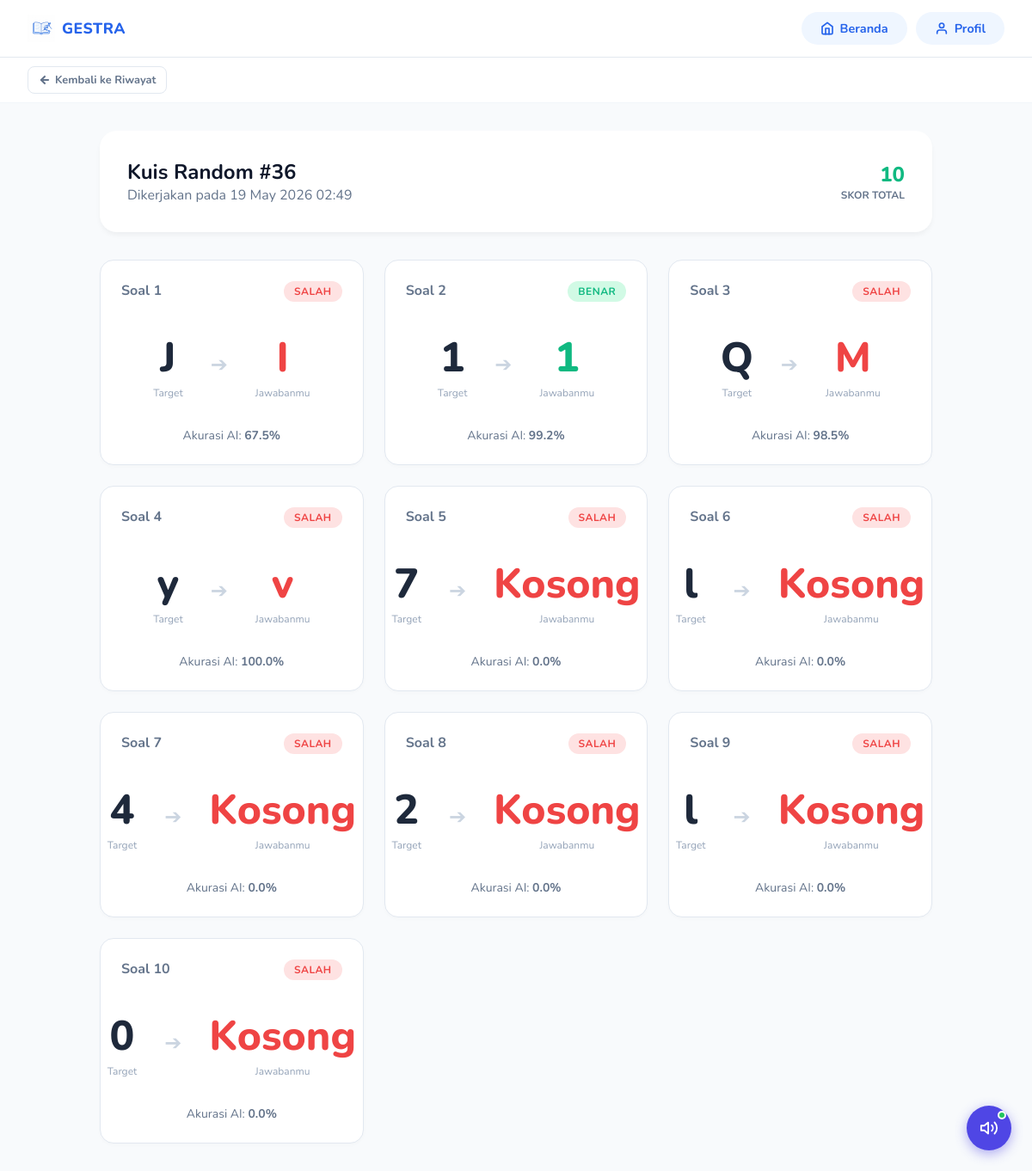
/murid/quiz/detail/36 (signed in), run on the app's committed database.
### app/models/quiz.py (models this page shows)
class QuizSession(Base):
    __tablename__ = "quiz_sessions"
    id = Column(Integer, primary_key=True, index=True)
    siswa_id = Column(Integer, ForeignKey("users.id"), index=True)
    mode = Column(String, default="random")  # "random", "timer"
    total_soal = Column(Integer, default=10)
    benar_count = Column(Integer, default=0)
    salah_count = Column(Integer, default=0)
    skor_akhir = Column(Integer, default=0)
    waktu_mulai = Column(DateTime, default=datetime.utcnow)
    waktu_selesai = Column(DateTime, nullable=True)
    durasi_detik = Column(Integer, default=0)
    status = Column(String, default="ongoing")  # "ongoing", "finished"
    siswa = relationship("User")
    details = relationship("QuizDetail", back_populates="session", cascade="all, delete-orphan")

class QuizDetail(Base):
    __tablename__ = "quiz_details"
    id = Column(Integer, primary_key=True, index=True)
    session_id = Column(Integer, ForeignKey("quiz_sessions.id"), index=True)
    nomor_soal = Column(Integer)
    target_char = Column(String)
    prediction = Column(String, nullable=True)
    confidence = Column(Float, default=0.0)
    is_correct = Column(Boolean, default=False)
    waktu_jawab = Column(DateTime, default=datetime.utcnow)
    session = relationship("QuizSession", back_populates="details")

### app/routes/kuis.py (the view)
@router.get("/quiz/detail/{session_id}", response_class=HTMLResponse)
async def quiz_detail(request: Request, session_id: int, db: Session = Depends(get_db)):
    user = get_current_user(request, db)
    if not user:
        return RedirectResponse(url="/login")
    session = db.query(QuizSession).filter(QuizSession.id == session_id).first()
    if not session:
        return RedirectResponse(url="/murid/riwayat-nilai")
    return templates.TemplateResponse(
        request=request,
        name="murid/quiz-detail.html",
        context={
            "user": user,
            "session": session
        }
    )

### app/templates/murid/quiz-detail.html (shortened to what this page needs)
{% extends "layout.html" %}
{% block content %}
<div class="top-toolbar">
    <a href="/murid/riwayat-nilai" class="reusable-back-btn">
        <svg viewBox="0 0 24 24" fill="none" stroke="currentColor" stroke-linecap="round" stroke-linejoin="round">
            <line x1="19" y1="12" x2="5" y2="12"></line>
            <polyline points="12 19 5 12 12 5"></polyline>
        </svg>
        Kembali ke Riwayat
    </a>
</div>
<div class="detail-container">
    <div class="header-card">
        <div>
            <h1 style="margin:0; font-size:1.5rem;">Kuis Random #{{ session.id }}</h1>
            <p style="margin:0; color:#64748b;">Dikerjakan pada {{ session.waktu_selesai.strftime('%d %b %Y %H:%M') if session.waktu_selesai else 'Belum Selesai' }}</p>
        </div>
        <div style="text-align: right;">
            <div style="font-size: 1.5rem; font-weight: 800; color: #10b981;">{{ session.skor_akhir }}</div>
            <div style="font-size: 0.75rem; font-weight: 700; color: #64748b;">SKOR TOTAL</div>
        </div>
    </div>
    <div class="grid-details">
        {% for detail in session.details %}
        <div class="question-card">
            <div class="q-header">
                <span>Soal {{ detail.nomor_soal }}</span>
                <span class="status-badge {{ 'status-correct' if detail.is_correct else 'status-wrong' }}">
                    {{ 'Benar' if detail.is_correct else 'Salah' }}
                </span>
            </div>
            <div class="q-body">
                <div class="char-box">
                    <div class="char-val">{{ detail.target_char }}</div>
                    <div class="char-label">Target</div>
                </div>
                <div style="font-size: 1.5rem; color: #cbd5e1;">➔</div>
                <div class="char-box">
                    <div class="char-val" style="color: {{ '#10b981' if detail.is_correct else '#ef4444' }};">{{ detail.prediction }}</div>
                    <div class="char-label">Jawabanmu</div>
                </div>
            </div>
            <div style="margin-top: 1rem; font-size: 0.875rem; color: #64748b; text-align: center;">
                Akurasi AI: <strong>{{ detail.confidence|round(1) }}%</strong>
            </div>
        </div>
        {% endfor %}
    </div>
</div>
{% endblock %}

### app/static/css/global.css (style rules this page uses)
:root { --blue-50: #EFF6FF; --blue-100: #DBEAFE; --blue-200: #BFDBFE; --blue-300: #93C5FD; --blue-400: #60A5FA; --blue-500: #3B82F6; --blue-600: #2563EB; --blue-700: #1D4ED8; --blue-800: #1E40AF; --gray-50: #F8FAFC; --gray-100: #F1F5F9; --gray-200: #E2E8F0; --gray-300: #CBD5E1; --gray-400: #94A3B8; --gray-500: #64748B; --gray-700: #334155; --gray-900: #0F172A; --white: #FFFFFF; --radius-sm: 8px; --radius-md: 14px; --radius-lg: 20px; --radius-xl: 28px; --shadow-sm: 0 1px 3px rgba(0, 0, 0, .08), 0 1px 2px rgba(0, 0, 0, .06); --shadow-md: 0 4px 16px rgba(37, 99, 235, .10); --shadow-lg: 0 8px 32px rgba(37, 99, 235, .14); --transition: all .22s ease; --font: 'Nunito', sans-serif; }
*, *::before, *::after { box-sizing: border-box; margin: 0; padding: 0; }
html { scroll-behavior: smooth; }
body { font-family: var(--font); background-color: var(--gray-50); color: var(--gray-900); min-height: 100vh; -webkit-font-smoothing: antialiased; }
a { text-decoration: none; color: inherit; }
.reusable-back-btn { display: inline-flex; align-items: center; gap: 5px; padding: 6px 12px; background: transparent; border: 1px solid var(--gray-200); border-radius: 8px; color: var(--gray-500); font-weight: 700; font-size: 0.8rem; text-decoration: none; transition: var(--transition); width: fit-content; }
.reusable-back-btn svg { width: 14px; height: 14px; stroke-width: 3.5; }
.top-toolbar { background: var(--white); border-bottom: 1px solid var(--gray-100); padding: 10px 32px; display: flex; align-items: center; justify-content: flex-start; margin-bottom: 24px; }
.status-badge { padding: 5px 14px; border-radius: 50px; font-size: 0.72rem; font-weight: 800; text-transform: uppercase; letter-spacing: 0.5px; }

### app/templates/murid/quiz-detail.html (style rules this page uses)
.detail-container { max-width: 1000px; margin: 2rem auto; padding: 0 1rem; }
.header-card { background: white; padding: 2rem; border-radius: 20px; margin-bottom: 2rem; display: flex; justify-content: space-between; align-items: center; box-shadow: 0 4px 6px -1px rgba(0, 0, 0, 0.05); }
.grid-details { display: grid; grid-template-columns: repeat(auto-fill, minmax(300px, 1fr)); gap: 1.5rem; }
.question-card { background: white; padding: 1.5rem; border-radius: 16px; border: 1px solid #e2e8f0; box-shadow: 0 2px 4px rgba(0,0,0,0.02); }
.q-header { display: flex; justify-content: space-between; margin-bottom: 1rem; font-weight: 700; color: #64748b; }
.q-body { display: flex; align-items: center; gap: 2rem; justify-content: center; padding: 1rem 0; }
.char-box { text-align: center; }
.char-val { font-size: 3rem; font-weight: 800; color: #1e293b; }
.char-label { font-size: 0.75rem; color: #94a3b8; }
.status-badge { padding: 0.25rem 0.75rem; border-radius: 999px; font-size: 0.75rem; font-weight: 700; }
.status-correct { background: #d1fae5; color: #10b981; }
.status-wrong { background: #fee2e2; color: #ef4444; }

### data on the page
QuizSession: id "36", waktu_selesai "19 May 2026 02:49", skor_akhir "10"
QuizDetail: nomor_soal "1", is_correct "SALAH", target_char "J", prediction "I", confidence "67.5"
QuizDetail: nomor_soal "2", is_correct "BENAR", target_char "1", prediction "1", confidence "99.2"
QuizDetail: nomor_soal "3", is_correct "SALAH", target_char "Q", prediction "M", confidence "98.5"
QuizDetail: nomor_soal "4", is_correct "SALAH", target_char "y", prediction "v", confidence "100.0"
QuizDetail: nomor_soal "5", is_correct "SALAH", target_char "7", prediction "Kosong", confidence "0.0"
QuizDetail: nomor_soal "6", is_correct "SALAH", target_char "l", prediction "Kosong", confidence "0.0"
QuizDetail: nomor_soal "7", is_correct "SALAH", target_char "4", prediction "Kosong", confidence "0.0"
QuizDetail: nomor_soal "8", is_correct "SALAH", target_char "2", prediction "Kosong", confidence "0.0"
QuizDetail: nomor_soal "9", is_correct "SALAH", target_char "l", prediction "Kosong", confidence "0.0"
QuizDetail: nomor_soal "10", is_correct "SALAH", target_char "0", prediction "Kosong", confidence "0.0"
